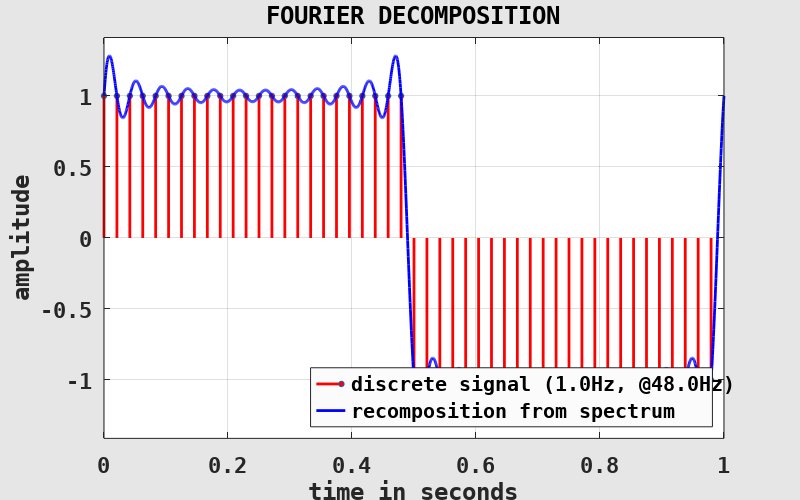
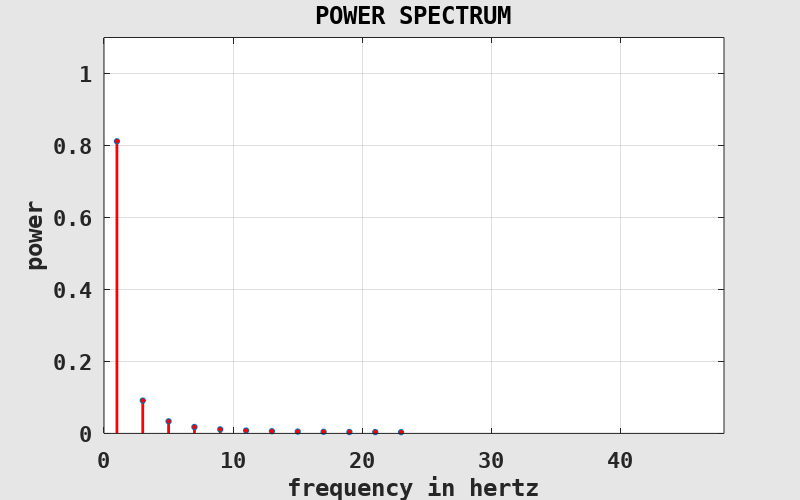

These figures' MATLAB source, in order:
clearvars( '-except', '-regexp', '^fig\d*$' );

	% -----------------------------------------------------------------------
	% discrete test signal (with base frequency f and length L)
	% -----------------------------------------------------------------------
f = 1; % base frequency, EXERCISE!
L = 1;

fS = 48; % sampling rate, EXERCISE!
N = floor( L * fS );

ti = (0:N-1) / fS; % quantized time values

%xi = sin( 2*pi*f * ti ); % sine wave, EXERCISE!
%xi = sin( 2*pi*f * ti) + 0.5*sin( 2*pi*3*f * ti ); % mixed sines, EXERCISE!
xi = 2*(2*floor( f * ti ) - floor( 2*f * ti ) + 1) - 1; % square wave, EXERCISE!
%xi = 2*(ti/f - floor( 1/2 + ti/f )); % sawtooth wave, EXERCISE!
%xi = 2*abs( 2*(ti/f - floor( 1/2 + ti/f )) ) - 1; % triangle wave, EXERCISE!

	% -----------------------------------------------------------------------
	% apply a phase shift to test signal
	% -----------------------------------------------------------------------
phase = 0; % phase shift in degrees, EXERCISE!
xi = circshift( xi, [0, round( f*fS*phase/360 )] );

	% -----------------------------------------------------------------------
	% Fourier transform the test signal
	% -----------------------------------------------------------------------
fNy = fS / 2; % Nyquist frequency

Xk = fft( xi ) / N; % complex Fourier coefficients

fk = (0:N-1) / N * fS; % frequency values
fk(fk >= fNy) = fk(fk >= fNy) - fS; % imply negative frequencies

	% -----------------------------------------------------------------------
	% compute the power spectral density (aka power spectrum)
	% -----------------------------------------------------------------------
Pk = abs( Xk ) .^ 2;

Pk(fk < 0) = []; % remove negative frequency components
Xk(fk < 0) = [];
fk(fk < 0) = [];

Pk(2:end) = 2 * Pk(2:end); % rescale to match total power
Xk(2:end) = sqrt( 2 ) * Xk(2:end);

	% -----------------------------------------------------------------------
	% re-composite signal from spectrum
	% THIS PART IS NOT IMPORTANT FOR FOLLOWING THE LECTURE!
	% -----------------------------------------------------------------------
dt = 1 / 2000; % temporal resolution
t = linspace( 0, L, L / dt );

xr = Xk(1) * ones( 1, numel( t ) );
for j = 2:numel( Xk )
	%xr = xr + sqrt( 2 ) * sqrt( Pk(j) ) * sin( 2*pi*fk(j) * t ); % reconstruction from powers
	xr = xr + sqrt( 2 ) * (Xk(j) * exp( 2*pi*i*fk(j) * t ) ); % reconstruction from Fourier coefficients
end
xr = real( xr );

	% -----------------------------------------------------------------------
	% plot Fourier decomposition
	% THIS PART IS NOT IMPORTANT FOR FOLLOWING THE LECTURE!
	% -----------------------------------------------------------------------
if exist( 'fig1', 'var' ) ~= 1 || ~ishandle( fig1 ) % prepare figure window
	fig1 = figure( ...
		'Color', [0.9, 0.9, 0.9], 'InvertHardcopy', 'off', ...
		'PaperPosition', [0, 0, 8, 5], ...
		'defaultAxesFontName', 'DejaVu Sans Mono', 'defaultAxesFontSize', 16, 'defaultAxesFontWeight', 'bold', ...
		'defaultAxesNextPlot', 'add', ...
		'defaultAxesBox', 'on', 'defaultAxesLayer', 'top', ...
		'defaultAxesXGrid', 'on', 'defaultAxesYGrid', 'on' );
end

figure( fig1 ); % set and clear current figure
clf( fig1 );

set( fig1, 'Name', 'FOURIER DECOMPOSITION' ); % set labels
title( get( fig1, 'Name' ) );

xlabel( 'time in seconds' );
ylabel( 'amplitude' );

xlim( [0, L] ); % set axes
ylim( [-1, 1] * max( abs( cat( 2, xi, xr ) ) ) * 1.1 );

stem( ti, xi, ... % plot discrete signal
	'Color', 'red', 'LineWidth', 2, 'MarkerSize', 4, 'MarkerFaceColor', 'red', ...
	'ShowBaseLine', 'off' );

plot( t, xr, ... % plot recomposed signal
	'Color', 'blue', 'LineWidth', 2 );

h = legend( {sprintf( 'discrete signal (%.1fHz, @%.1fHz)', f, fS ), 'recomposition from spectrum'}, ...
	'Location', 'southeast' );
set( h, 'Color', [0.9825, 0.9825, 0.9825] );

	% -----------------------------------------------------------------------
	% plot power spectrum
	% THIS PART IS NOT IMPORTANT FOR FOLLOWING THE LECTURE!
	% -----------------------------------------------------------------------
if exist( 'fig2', 'var' ) ~= 1 || ~ishandle( fig2 ) % prepare figure window
	fig2 = figure( ...
		'Color', [0.9, 0.9, 0.9], 'InvertHardcopy', 'off', ...
		'PaperPosition', [0, 0, 8, 5], ...
		'defaultAxesFontName', 'DejaVu Sans Mono', 'defaultAxesFontSize', 16, 'defaultAxesFontWeight', 'bold', ...
		'defaultAxesNextPlot', 'add', ...
		'defaultAxesBox', 'on', 'defaultAxesLayer', 'top', ...
		'defaultAxesXGrid', 'on', 'defaultAxesYGrid', 'on' );
end

figure( fig2 ); % set and clear current figure
clf( fig2 );

set( fig2, 'Name', 'POWER SPECTRUM' ); % set labels
title( get( fig2, 'Name' ) );

xlabel( 'frequency in hertz' );
ylabel( 'power' );

xlim( [0, 2*(max( fk ) + 1)] ); % set axes
ylim( [0, 1] * 1.1 );

stem( fk(Pk > eps), Pk(Pk > eps), ... % plot power spectrum
	'Color', 'red', 'LineWidth', 2, 'MarkerSize', 4, 'MarkerFaceColor', 'red', ...
	'ShowBaseLine', 'off' );
